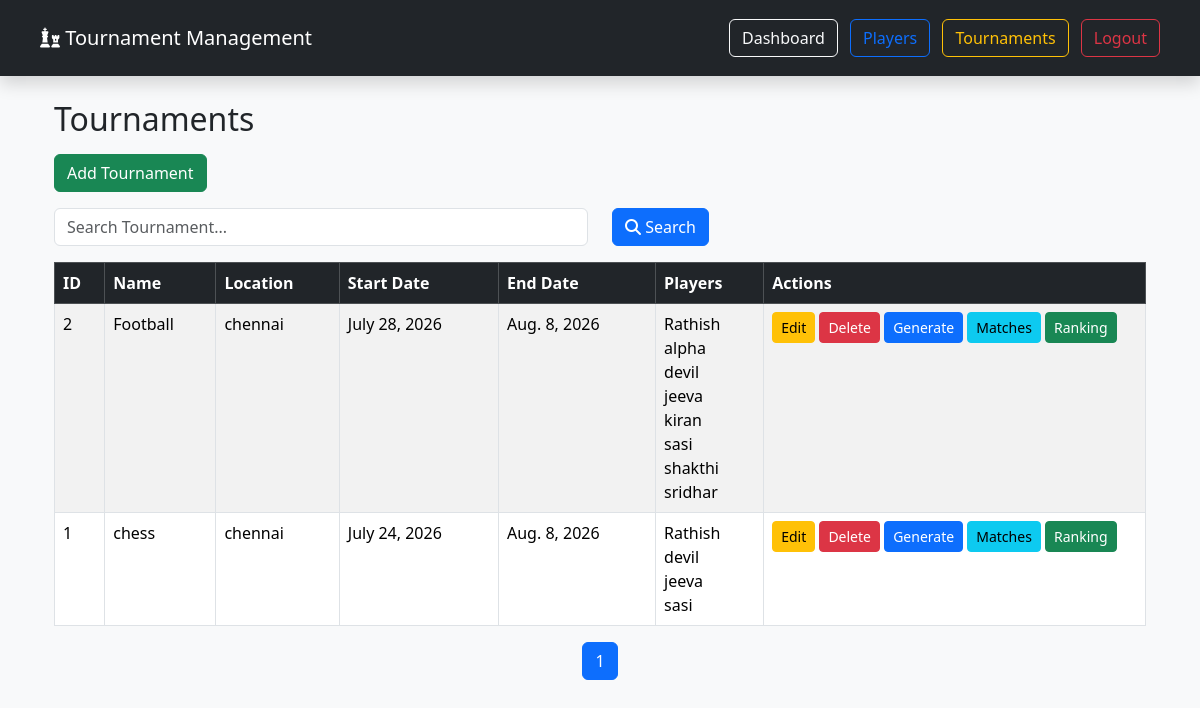
Page /tournaments/ (signed in) on the committed database.
### tournament/models.py (models this page shows, shortened)
class Tournament(models.Model):
    name = models.CharField(max_length=100)
    location = models.CharField(max_length=100)
    start_date = models.DateField()
    end_date = models.DateField()
    players = models.ManyToManyField(Player)
    class Meta:
        ordering = ["-start_date"]

class Player(models.Model):
    name = models.CharField(max_length=100, unique=True)
    age = models.PositiveIntegerField()
    country = models.CharField(max_length=100)
    rating = models.PositiveIntegerField()
    class Meta:
        ordering = ["name"]

### tournament/views.py (the view)
# urls.py: path("tournaments/", views.tournament_list, name="tournament_list"),
@login_required
def tournament_list(request):
    search = request.GET.get("search", "")
    tournaments = Tournament.objects.all()
    if search:
        tournaments = tournaments.filter(name__icontains=search)
    paginator = Paginator(tournaments, 5)
    page_number = request.GET.get("page")
    page_obj = paginator.get_page(page_number)
    context = {
        "page_obj": page_obj,
        "search": search,
    }
    return render(
        request,
        "tournaments/tournament_list.html",
        context,
    )

### tournament/templates/tournaments/tournament_list.html (shortened to what this page needs)
{% extends 'base.html' %}
{% block content %}
<div class="container">
    <h2 class="mb-3">Tournaments</h2>
    <a href="{% url 'tournament_add' %}" class="btn btn-success mb-3">
        Add Tournament
    </a>
    <form method="GET" class="mb-3">
        <div class="row">
            <div class="col-md-6">
                <input
                    type="text"
                    name="search"
                    value="{{ search }}"
                    placeholder="Search Tournament..."
                    class="form-control">
            </div>
            <div class="col-md-2">
                <button class="btn btn-primary">
                    <i class="fa fa-search"></i> Search
                </button>
            </div>
        </div>
    </form>
    <table class="table table-bordered table-striped">
        <thead class="table-dark">
            <tr>
                <th>ID</th>
                <th>Name</th>
                <th>Location</th>
                <th>Start Date</th>
                <th>End Date</th>
                <th>Players</th>
                <th width="35%">Actions</th>
            </tr>
        </thead>
        <tbody>
        {% for tournament in page_obj %}
            <tr>
                <td>{{ tournament.id }}</td>
                <td>{{ tournament.name }}</td>
                <td>{{ tournament.location }}</td>
                <td>{{ tournament.start_date }}</td>
                <td>{{ tournament.end_date }}</td>
                <td>
                    {% for player in tournament.players.all %}
                        {{ player.name }}<br>
                    {% empty %}
                        No Players
                    {% endfor %}
                </td>
                <td>
                    <a href="{% url 'tournament_edit' tournament.id %}"
                       class="btn btn-warning btn-sm">
                        Edit
                    </a>
                    <a href="{% url 'tournament_delete' tournament.id %}"
                       class="btn btn-danger btn-sm">
                        Delete
                    </a>
                    <a href="{% url 'generate_matches' tournament.id %}"
                       class="btn btn-primary btn-sm">
                        Generate
                    </a>
                    <a href="{% url 'match_list' tournament.id %}"
                       class="btn btn-info btn-sm">
                        Matches
                    </a>
                    <a href="{% url 'ranking' tournament.id %}"
                       class="btn btn-success btn-sm">
                        Ranking
                    </a>
                </td>
            </tr>
        {% empty %}
            <tr>
                <td colspan="7" class="text-center">
                    No Tournament Found
                </td>
            </tr>
        {% endfor %}
        </tbody>
    </table>
    <nav>
        <ul class="pagination justify-content-center">
            <li class="page-item active">
                <span class="page-link">
                    {{ page_obj.number }}
                </span>
            </li>
        </ul>
    </nav>
</div>
{% endblock %}

### tournament/templates/base.html (shortened to what this page needs)
{% load static %}
<!DOCTYPE html>
<html lang="en">
<head>
    <link rel="stylesheet" href="{% static 'css/style.css' %}">
    <link href="https://cdn.jsdelivr.net/npm/bootstrap@5.3.3/dist/css/bootstrap.min.css"
          rel="stylesheet">
    <link rel="stylesheet"
          href="https://cdnjs.cloudflare.com/ajax/libs/font-awesome/6.5.2/css/all.min.css">
</head>
<body class="bg-light" >
<nav class="navbar navbar-expand-lg navbar-dark bg-dark shadow">
    <div class="container" style="padding:10px; ">
        <a class="navbar-brand"
           href="{% url 'dashboard' %}" style="margin-right:30px;">
            <i class="fa-solid fa-chess"></i>
            Tournament Management
        </a>
        <div style="padding-left:20px;">
            <a href="{% url 'dashboard' %}"
               class="btn btn-outline-light me-2">
                Dashboard
            </a>
            <a href="{% url 'player_list' %}"
               class="btn btn-outline-primary me-2">
                Players
            </a>
            <a href="{% url 'tournament_list' %}"
               class="btn btn-outline-warning me-2">
                Tournaments
            </a>
            <a href="{% url 'logout' %}"
               class="btn btn-outline-danger">
                Logout
            </a>
        </div>
    </div>
</nav>
<div class="container mt-4">
    {% block content %}
    {% endblock %}
</div>
</body>
</html>

### tournament/static/css/style.css (style rules this page uses)
body { background:#f5f5f5; }
table { background:white; }
.btn { border-radius:20px; }

### rows in the picture
Tournament: id "2", name "Football", location "chennai", start_date "July 28, 2026", end_date "Aug. 8, 2026"
Player: name "Rathish"
Player: name "alpha"
Player: name "devil"
Player: name "jeeva"
Player: name "kiran"
Player: name "sasi"
Player: name "shakthi"
Player: name "sridhar"
Tournament: id "1", name "chess", location "chennai", start_date "July 24, 2026", end_date "Aug. 8, 2026"

### other values in the picture
{{ page_obj.number }} "1"
